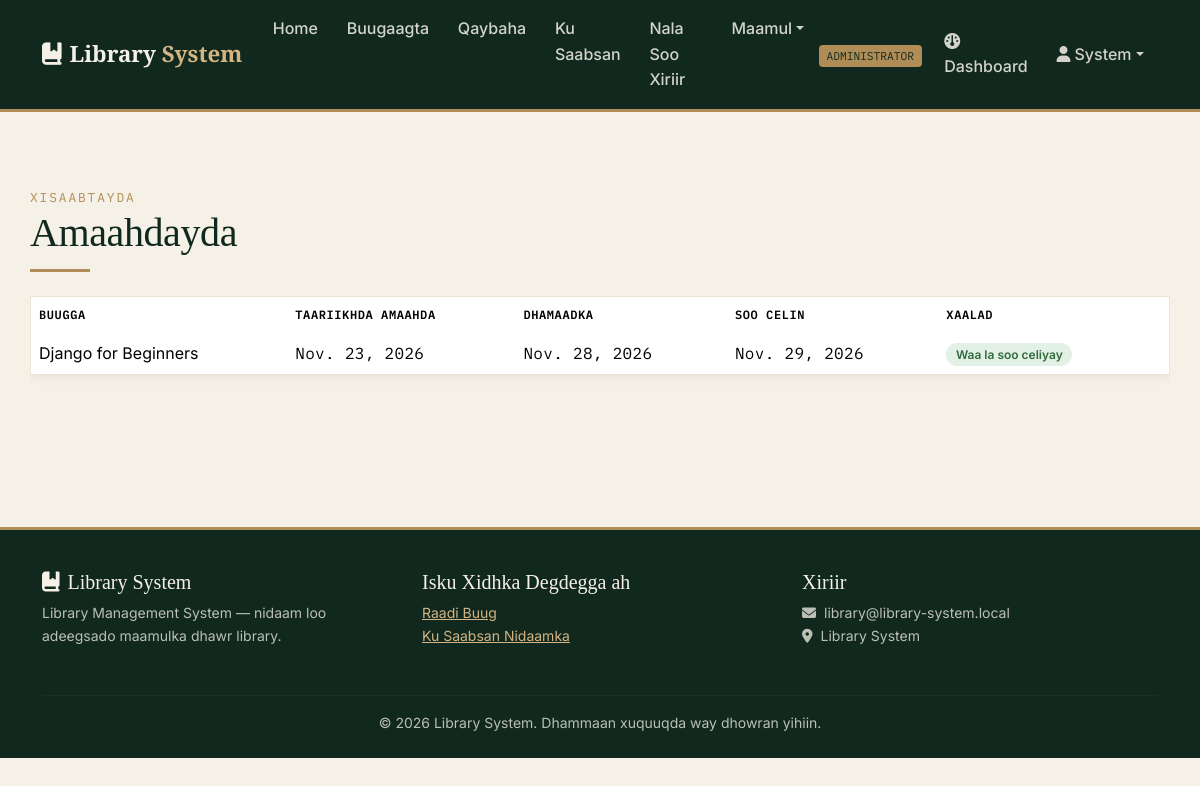
Screenshot of /circulation/my-loans/ (signed in) with the database file from the repository.
### accounts/models.py (models this page shows, shortened)
class User(AbstractUser):
    class Role(models.TextChoices):
        ADMIN = 'ADMIN', 'Administrator'
        LIBRARIAN = 'LIBRARIAN', 'Librarian'
        MEMBER = 'MEMBER', 'Member'
    library = models.ForeignKey(
        'core.Library', on_delete=models.PROTECT, null=True, blank=True, related_name='users',
        help_text="The library this user belongs to. Leave empty only for the system owner (superuser).",
    )
    role = models.CharField(max_length=10, choices=Role.choices, default=Role.MEMBER)
    phone = models.CharField(max_length=20, blank=True)
    profile_photo = models.ImageField(upload_to='profiles/', blank=True, null=True)
    class MembershipType(models.TextChoices):
        STUDENT = 'STUDENT', 'Student'
        STAFF = 'STAFF', 'Staff'
        PUBLIC = 'PUBLIC', 'Public'
    membership_type = models.CharField(
        max_length=10, choices=MembershipType.choices, default=MembershipType.STUDENT
    )
    class Status(models.TextChoices):
        ACTIVE = 'ACTIVE', 'Active'
        SUSPENDED = 'SUSPENDED', 'Suspended'
        EXPIRED = 'EXPIRED', 'Expired'
    status = models.CharField(max_length=10, choices=Status.choices, default=Status.ACTIVE)
    registration_date = models.DateField(auto_now_add=True)
    def is_admin(self):
        return self.role == self.Role.ADMIN

### circulation/models.py (models this page shows, shortened)
class BorrowRecord(models.Model):
    class Status(models.TextChoices):
        BORROWED = 'BORROWED', 'Borrowed'
        RETURNED = 'RETURNED', 'Returned'
        OVERDUE = 'OVERDUE', 'Overdue'
    member = models.ForeignKey(
        settings.AUTH_USER_MODEL, on_delete=models.CASCADE, related_name='borrow_records'
    )
    book = models.ForeignKey(Book, on_delete=models.CASCADE, related_name='borrow_records')
    librarian = models.ForeignKey(
        settings.AUTH_USER_MODEL, on_delete=models.SET_NULL, null=True,
        related_name='issued_records'
    )
    borrow_date = models.DateField(default=timezone.localdate)
    due_date = models.DateField()
    return_date = models.DateField(null=True, blank=True)
    status = models.CharField(max_length=10, choices=Status.choices, default=Status.BORROWED)
    renewal_count = models.PositiveSmallIntegerField(default=0)
    class Meta:
        ordering = ['-borrow_date']

### catalog/models.py (models this page shows, shortened)
class Book(models.Model):
    library = models.ForeignKey('core.Library', on_delete=models.PROTECT, related_name='books')
    title = models.CharField(max_length=255)
    author = models.CharField(max_length=150)
    isbn = models.CharField("ISBN", max_length=20)
    category = models.ForeignKey(Category, on_delete=models.SET_NULL, null=True, blank=True, related_name='books')
    publisher = models.CharField(max_length=150, blank=True)
    year_published = models.PositiveIntegerField(null=True, blank=True)
    total_copies = models.PositiveIntegerField(default=1)
    available_copies = models.PositiveIntegerField(default=1)
    shelf_location = models.CharField(max_length=50, blank=True)
    cover_image = models.ImageField(upload_to='book_covers/', blank=True, null=True)
    date_added = models.DateTimeField(auto_now_add=True)
    class Meta:
        ordering = ['title']
        unique_together = [('library', 'isbn')]

### circulation/views.py (the view)
# urls.py: path('my-loans/', views.my_loans, name='my_loans'),
@login_required
def my_loans(request):
    _sync_overdue_status()
    records = BorrowRecord.objects.filter(member=request.user).select_related('book')
    return render(request, 'circulation/my_loans.html', {'records': records})

### circulation/views.py (called while the page is built)
def _sync_overdue_status():
    today = timezone.localdate()
    BorrowRecord.objects.filter(
        status=BorrowRecord.Status.BORROWED, due_date__lt=today
    ).update(status=BorrowRecord.Status.OVERDUE)

### templates/circulation/my_loans.html (shortened to what this page needs)
{% extends "base.html" %}
{% block content %}
<div class="container section-pad">
  <span class="section-eyebrow">Xisaabtayda</span>
  <h1>Amaahdayda</h1>
  <div class="divider-brass"></div>
  <div class="table-responsive">
    <table class="table table-lms card-plain">
      <thead>
        <tr>
          <th>Buugga</th>
          <th>Taariikhda Amaahda</th>
          <th>Dhamaadka</th>
          <th>Soo Celin</th>
          <th>Xaalad</th>
          <th></th>
        </tr>
      </thead>
      <tbody>
        {% for r in records %}
        <tr>
          <td>{{ r.book.title }}</td>
          <td class="mono">{{ r.borrow_date }}</td>
          <td class="mono">{{ r.due_date }}</td>
          <td class="mono">{{ r.return_date|default:"—" }}</td>
          <td>
            {% if r.status == 'RETURNED' %}
              <span class="avail-pill avail-yes">Waa la soo celiyay</span>
            {% elif r.is_overdue %}
              <span class="avail-pill avail-no">Dib u dhac ({{ r.days_overdue }} maalmood)</span>
            {% else %}
              <span class="avail-pill" style="background:#FFF3D6; color:#8a6d1d;">Waa la haystaa</span>
            {% endif %}
          </td>
          <td>
          </td>
        </tr>
        {% empty %}
        <tr><td colspan="6" class="text-muted text-center">Wali buugaag ma amaahan.</td></tr>
        {% endfor %}
      </tbody>
    </table>
  </div>
</div>
{% endblock %}

### templates/base.html (shortened to what this page needs)
{% load static %}
<!DOCTYPE html>
<html lang="so">
<head>
<link href="https://cdn.jsdelivr.net/npm/bootstrap@5.3.3/dist/css/bootstrap.min.css" rel="stylesheet">
<link href="https://cdnjs.cloudflare.com/ajax/libs/font-awesome/6.5.1/css/all.min.css" rel="stylesheet">
</head>
<body>
<nav class="navbar navbar-expand-lg navbar-lms sticky-top">
  <div class="container">
    <a class="navbar-brand" href="{% url 'core:home' %}"><i class="fa-solid fa-book-bookmark me-2"></i>Library <span>System</span></a>
    <div class="collapse navbar-collapse" id="navMain">
      <ul class="navbar-nav me-auto mb-2 mb-lg-0">
        {% if user.is_authenticated %}
          <li class="nav-item"><a class="nav-link" href="{% url 'core:home' %}">Home</a></li>
          <li class="nav-item"><a class="nav-link" href="{% url 'catalog:book_list' %}">Buugaagta</a></li>
          <li class="nav-item"><a class="nav-link" href="{% url 'catalog:category_list' %}">Qaybaha</a></li>
          <li class="nav-item"><a class="nav-link" href="{% url 'core:about' %}">Ku Saabsan</a></li>
          <li class="nav-item"><a class="nav-link" href="{% url 'core:contact' %}">Nala Soo Xiriir</a></li>
          {% if user.is_admin or user.is_librarian or user.is_superuser %}
          <li class="nav-item dropdown">
            <a class="nav-link dropdown-toggle" href="#" role="button" data-bs-toggle="dropdown" aria-expanded="false">Maamul</a>
          </li>
          {% endif %}
        {% endif %}
      </ul>
      <ul class="navbar-nav align-items-lg-center">
        {% if user.is_authenticated %}
          <li class="nav-item me-2"><span class="badge-role">{{ user.get_role_display }}</span></li>
          <li class="nav-item"><a class="nav-link" href="{% url 'core:dashboard' %}"><i class="fa-solid fa-gauge me-1"></i>Dashboard</a></li>
          <li class="nav-item dropdown">
            <a class="nav-link dropdown-toggle" href="#" role="button" data-bs-toggle="dropdown" aria-expanded="false"><i class="fa-solid fa-user me-1"></i>{{ user.first_name|default:user.username }}</a>
          </li>
        {% else %}
          <li class="nav-item"><a class="nav-link" href="{% url 'accounts:login' %}">Log in</a></li>
          <li class="nav-item">
            <a class="btn btn-brass btn-sm ms-lg-2" href="{% url 'accounts:register' %}">Isdiiwaangeli</a>
          </li>
        {% endif %}
      </ul>
    </div>
  </div>
</nav>
<main>
{% block content %}{% endblock %}
</main>
<footer class="footer-lms">
  <div class="container">
    <div class="row">
      <div class="col-md-4 mb-3">
        <h5><i class="fa-solid fa-book-bookmark me-2"></i>Library System</h5>
        <p class="small">Library Management System — nidaam loo adeegsado maamulka dhawr library.</p>
      </div>
      <div class="col-md-4 mb-3">
        <h5>Isku Xidhka Degdegga ah</h5>
        <ul class="list-unstyled small">
          {% if user.is_authenticated %}
          <li><a href="{% url 'catalog:book_list' %}">Raadi Buug</a></li>
          <li><a href="{% url 'core:about' %}">Ku Saabsan Nidaamka</a></li>
          {% else %}
          <li><a href="{% url 'accounts:login' %}">Log in</a></li>
          <li><a href="{% url 'accounts:register' %}">Isdiiwaangeli</a></li>
          {% endif %}
        </ul>
      </div>
      <div class="col-md-4 mb-3">
        <h5>Xiriir</h5>
        <p class="small mb-0"><i class="fa-solid fa-envelope me-2"></i>library@library-system.local</p>
        <p class="small"><i class="fa-solid fa-location-dot me-2"></i>Library System</p>
      </div>
    </div>
    <hr style="border-color: rgba(246,241,231,0.15);">
    <p class="small text-center mb-0">&copy; {% now "Y" %} Library System. Dhammaan xuquuqda way dhowran yihiin.</p>
  </div>
</footer>
</body>
</html>

### templates/base.html (style rules this page uses)
:root { --ink-green: #1B4332; --ink-green-dark: #10281D; --sage: #84A98C; --parchment: #F6F1E7; --parchment-deep: #EDE4D3; --brass: #B08D57; --brass-light: #D4B483; --ink: #1C1C1E; --ink-soft: #4A4A47; --danger: #9B2C2C; --ok: #2F6B3C; --radius: 4px; --shadow-card: 0 2px 10px rgba(16, 40, 29, 0.08); --shadow-lift: 0 10px 30px rgba(16, 40, 29, 0.18); }
* { box-sizing: border-box; }
body { background: var(--parchment); color: var(--ink); font-family: 'Inter', -apple-system, sans-serif; font-size: 16px; line-height: 1.6; }
h1, h2, h3, h4, .display-font { font-family: 'Playfair Display', Georgia, serif; color: var(--ink-green-dark); letter-spacing: -0.01em; }
.mono, .call-number, .isbn-tag { font-family: 'IBM Plex Mono', monospace; letter-spacing: 0.02em; }
a { color: var(--ink-green); }
.navbar-lms { background: var(--ink-green-dark); border-bottom: 3px solid var(--brass); }
.navbar-lms .navbar-brand { font-family: 'Playfair Display', serif; font-weight: 700; color: var(--parchment) !important; font-size: 1.4rem; }
.navbar-lms .navbar-brand span { color: var(--brass-light); }
.navbar-lms .nav-link { color: rgba(246, 241, 231, 0.85) !important; font-weight: 500; padding: 0.5rem 0.9rem !important; }
.badge-role { background: var(--brass); color: var(--ink-green-dark); font-family: 'IBM Plex Mono', monospace; font-size: 0.7rem; padding: 0.25rem 0.5rem; border-radius: var(--radius); text-transform: uppercase; }
.avail-pill { font-size: 0.75rem; font-weight: 600; padding: 0.25rem 0.6rem; border-radius: 999px; }
.avail-yes { background: #E3F0E5; color: var(--ok); }
.section-eyebrow { font-family: 'IBM Plex Mono', monospace; color: var(--brass); text-transform: uppercase; letter-spacing: 0.15em; font-size: 0.8rem; }
.section-pad { padding: 4.5rem 0; }
.divider-brass { width: 60px; height: 3px; background: var(--brass); margin: 0.75rem 0 1.5rem; }
.table-lms thead { background: var(--ink-green); color: var(--parchment); }
.table-lms thead th { font-family: 'IBM Plex Mono', monospace; font-size: 0.75rem; text-transform: uppercase; letter-spacing: 0.05em; font-weight: 600; border: none; }
.table-lms td { vertical-align: middle; }
footer.footer-lms { background: var(--ink-green-dark); color: rgba(246, 241, 231, 0.75); padding: 2.5rem 0 1.5rem; margin-top: 4rem; border-top: 3px solid var(--brass); }
footer.footer-lms a { color: var(--brass-light); }
footer.footer-lms h5 { color: var(--parchment); font-family: 'Playfair Display', serif; }
.card-plain { background: #fff; border: 1px solid var(--parchment-deep); border-radius: var(--radius); box-shadow: var(--shadow-card); padding: 2rem; }

### rows the page displays
User: role "ADMINISTRATOR", first_name "System"
BorrowRecord: book "Django for Beginners", borrow_date "Nov. 23, 2026", due_date "Nov. 28, 2026", return_date "Nov. 29, 2026", status "Waa la soo celiyay"
